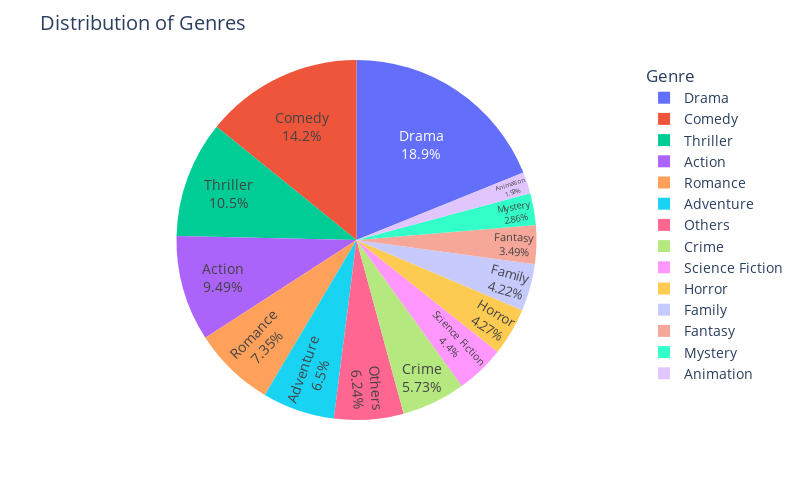

Notebook cell for this chart:
### Code cell
genres = Counter()
for i in range(movies1.shape[0]):
    for j in movies1.genres[i]:
        genres[j]+=1
Genres = pd.DataFrame.from_dict(genres, orient='index').reset_index()
Genres = Genres.rename(columns = {'index': 'Genres' ,0: 'Frequency'})

Genres.loc[Genres['Frequency'] < 200, 'Genres'] = 'Others'
fig = px.pie(Genres, values='Frequency', names='Genres',width=800,height=500)
fig.update_layout(
    title="Distribution of Genres",
    legend_title="Genre",
    font=dict(
        size=14
    )
)
fig.layout.template = 'plotly'
fig.update_traces(textposition='inside', textinfo='percent+label')
fig.show()

### Figure 1 — Plotly figure (JSON) as saved in the notebook; plotly's stock layout.template omitted (floating-point values rounded to 4 significant figures)
{"data": [{"domain": {"x": [0, 1], "y": [0, 1]}, "hovertemplate": "Genres=%{label}<br>Frequency=%{value}<extra></extra>", "labels": ["Action", "Adventure", "Fantasy", "Science Fiction", "Crime", "Drama", "Thriller", "Animation", "Family", "Others", "Comedy", "Romance", "Horror", "Mystery", "Others", "Others", "Others", "Others", "Others", "Others"], "legendgroup": "", "name": "", "showlegend": true, "textinfo": "percent+label", "textposition": "inside", "type": "pie", "values": [1154, 790, 424, 535, 696, 2296, 1274, 234, 513, 82, 1722, 894, 519, 348, 197, 144, 185, 108, 34, 8]}], "layout": {"font": {"size": 14}, "height": 500, "legend": {"title": {"text": "Genre"}, "tracegroupgap": 0}, "margin": {"t": 60}, "title": {"text": "Distribution of Genres"}, "width": 800}}
